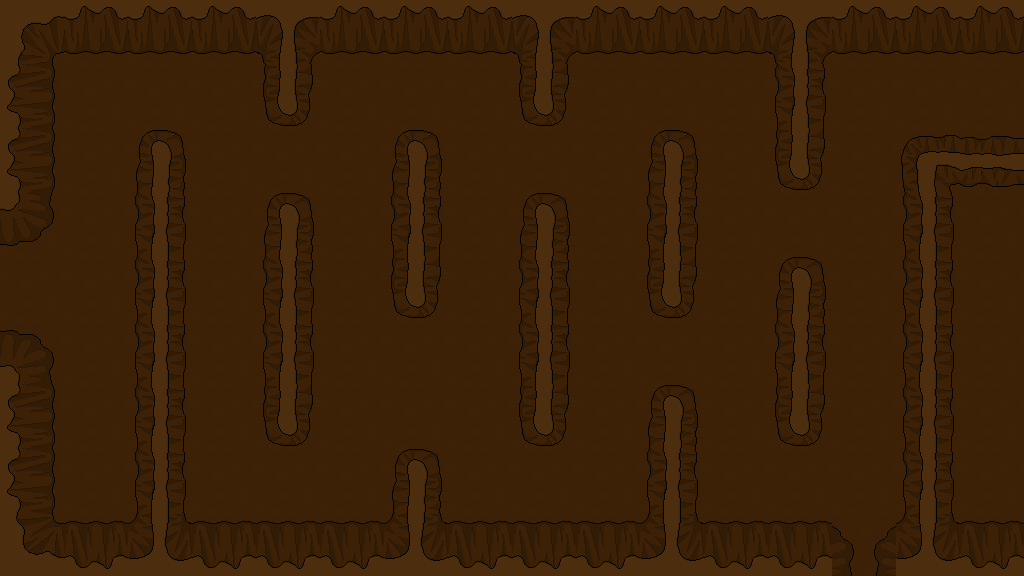

This is a level from a 2D game, rendered from its Tiled map with the project's own tilesets. A one-line summary and the complete map file follow:
An orthogonal 16x9 tile map with 64x64 px tiles, 1 tile layer (Tile Layer 1).

<map version="1.0" orientation="orthogonal" width="16" height="9" tilewidth="64" tileheight="64">
 <tileset firstgid="1" name="backgroundTiles" tilewidth="64" tileheight="64">
  <image source="../backgroundTiles.png" width="12480" height="64" />
 </tileset>
 <layer name="Tile Layer 1" width="16" height="9">
  <data encoding="csv">
151,152,152,152,166,152,152,152,166,152,152,152,166,152,152,152,
158,6,6,6,176,6,6,6,176,6,6,6,168,6,6,6,
158,6,175,6,6,6,175,6,6,6,175,6,176,6,181,173,
154,6,168,6,167,6,168,6,167,6,168,6,6,6,168,184,
6,6,168,6,168,6,176,6,168,6,176,6,167,6,168,184,
155,53,168,6,168,6,6,6,168,6,6,6,168,6,168,184,
158,53,168,6,176,6,6,6,176,6,167,6,176,6,168,184,
158,53,168,6,6,6,167,6,6,6,168,6,6,6,168,184,
159,160,177,160,160,160,177,160,160,160,177,160,160,9,177,160
</data>
 </layer>
</map>
